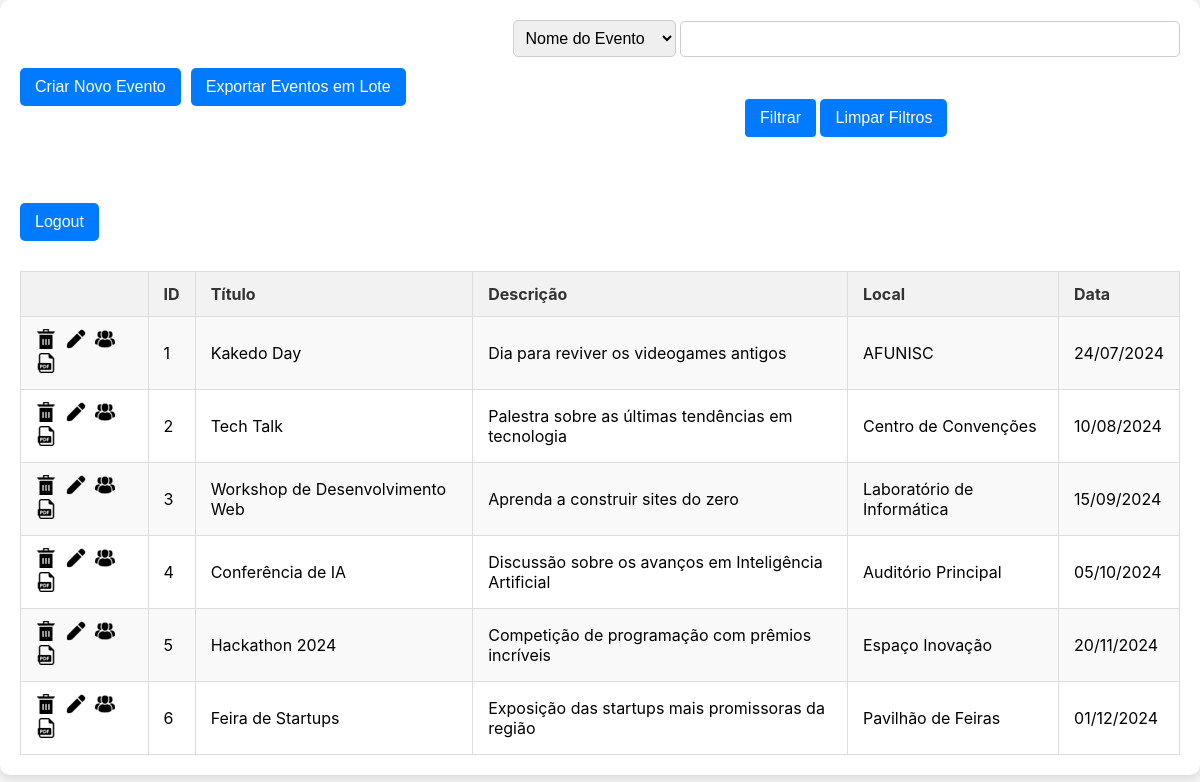
/eventosWeb/Eventos (signed in), run on the app's committed database.
### tables this page shows
CREATE TABLE Eventos (
	id INT AUTO_INCREMENT PRIMARY KEY,
	titulo VARCHAR(255) NOT NULL,
	descricao TEXT,
	localEvento VARCHAR(255),
	dataEvento DATE NOT NULL,
	registroCriado TIMESTAMP DEFAULT CURRENT_TIMESTAMP
);

### src/controllers/BasicController.php (called while the page is built, shortened)
<?php
class BasicController{
    public static function eventos(){
        require __DIR__.'/../views/Eventos.php';
    }
}

### src/controllers/EventoController.php (called while the page is built, shortened)
<?php
class EventoController
{
    public static function listarEventos(): array
    {
        require 'src/models/EventoModel.php';
        $model = new EventoModel();
        $buscarEventos = $model->buscarEventos();
        return $buscarEventos;
    }
}

### src/models/EventoModel.php (called while the page is built, shortened)
<?php
Class EventoModel{
    public function buscarEventos() : array {
        require_once "src/DAO/EventoDAO.php";
        $dao = new EventoDao();
        return $dao->buscarEventos();
    }
}

### src/DAO/EventoDAO.php (called while the page is built, shortened)
<?php
class EventoDao{
    private $conexao;
    public function __construct() {
        try{
            $pdo = new PDO("mysql:host=localhost;dbname=eventos;port=3306", "root", "");
            $pdo->setAttribute(PDO::ATTR_ERRMODE, PDO::ERRMODE_EXCEPTION);
            $this->conexao = $pdo;
        }catch(PDOException $e){
            echo 'Conexao falhou: '.$e->getMessage();
        }
    }
    public function buscarEventos(): array{
        $query = "SELECT * FROM eventos";
        $stmt = $this->conexao->prepare($query);
        $stmt->execute();
        return $stmt->fetchALL(PDO::FETCH_ASSOC);
    }
}

### src/views/Eventos.php (the view, shortened to what this page needs)
<?php
$filtro = $tipoFiltro = '';
if (!isset($_SESSION["usuario"])) {
    header('location: /eventosWeb/Login');
} else {
    if ($_SERVER['REQUEST_METHOD'] == 'POST') {
        require_once "src/controllers/EventoController.php";
        $eventoController = new EventoController();
        if (isset($_POST['tipoRequisicao'])) {
            $tipoRequisicao = $_POST['tipoRequisicao'];
            if ($tipoRequisicao === 'excluir') {
                $idEvento = $_POST['idEvento'];
                $delete = $eventoController->deletarEvento($idEvento);
            }
        }
        $tipoFiltro = $_POST['tipoFiltro'];
        $filtro = $_POST['filtro'];
        if ($tipoFiltro == '1') {
            $eventos = $eventoController->listarEventosPorNomeEvento($filtro);
            $_SESSION['eventos'] = $eventos;
        } else {
            $eventos = $eventoController->listarEventosPorNomeUsuario($filtro);
            $_SESSION['eventos'] = $eventos;
        }
    } else {
        require_once "src/controllers/EventoController.php";
        $eventoController = new EventoController();
        $eventos = $eventoController->listarEventos();
    }
    ?>
    <!DOCTYPE html>
    <html lang="en">
    <head>
        <link rel="stylesheet" href="src/css/style.css">
    </head>
    <body>
        <div class="flex-wrapper">
            <div id="container">
                <div id="menuAcoes">
                    <div id="menuFuncionalidades">
                        <a href="criarEvento"><button class="btn">Criar Novo Evento</button></a>
                        <a href="exportXML"><button class="btn">Exportar Eventos em Lote</button></a>
                    </div>
                    <div id="divForm">
                        <form action="" method="POST" class="formFiltro">
                            <div id="divInputs">
                                <select name="tipoFiltro" id="comboTipoFiltro">
                                    <option value=1>Nome do Evento</option>
                                </select>
                                <input type="text" name="filtro" value="<?php echo $filtro ?>" required>
                            </div>
                            <div id="divBtnForm">
                                <input type="submit" value="Filtrar" class="btn" style="padding: 10px 15px">
                                <a href="Eventos"><button type='button' class="btn">Limpar Filtros</button></a>
                            </div>
                        </form>
                    </div>
                    <a href="logout"><button class="btn">Logout</button></a>
                </div>
                <div id="eventosContainer">
                    <table id="tabelaEventos">
                        <tr>
                            <th></th>
                            <th>ID</th>
                            <th>Título</th>
                            <th>Descrição</th>
                            <th>Local</th>
                            <th>Data</th>
                        </tr>
                        <?php
                        for ($i = 0; $i < count($eventos); $i++) {
                            echo '<tr>';
                            echo '<td>' . '<img src="src/assets/excluir.png" onclick="excluirEvento(this)" title="Excluir Evento" class="icon"/>
                                       <img src="src/assets/editar.png" onclick="editarEvento(this)" title="Editar Evento" class="icon"/>
                                       <img src="src/assets/participantes.png" onclick="participantesEvento(this)" title="Participantes do Evento" class="icon"/>
                                       <img src="src/assets/exportarPDF.png" onclick="exportarParticipantesPDF(this)" title="Exportar PDF do Evento" class="icon"/>'
                                . '</td>';
                            echo '<td class="colunaId">' . $eventos[$i]['id'] . '</td>';
                            echo '<td>' . $eventos[$i]['titulo'] . '</td>';
                            echo '<td>' . $eventos[$i]['descricao'] . '</td>';
                            echo '<td>' . $eventos[$i]['localEvento'] . '</td>';
                            if ($eventos[$i]['dataEvento'] == '0000-00-00') {
                                $dataEvento = "";
                            } else {
                                $dataEvento = DateTime::createFromFormat('Y-m-d', $eventos[$i]['dataEvento'])->format('d/m/Y');
                            }
                            echo '<td>' . $dataEvento . '</td>';
                            echo '</tr>';
                        }
                        ?>
                    </table>
                </div>
            </div>
        </div>
    </body>
    </html>
    <?php
}
?>

### index.php (shortened to what this page needs)
<?php
require 'src/controllers/BasicController.php';
require 'src/controllers/EventoController.php';
$requisicao = $_SERVER['REQUEST_URI'];
switch ($requisicao) {
    case '/eventosWeb/Eventos':
        BasicController::eventos();
        break;
}

### src/css/style.css (style rules this page uses)
* { margin: 0; padding: 0; box-sizing: border-box; }
body { font-family: 'Inter', sans-serif; background-color: #f4f4f4; margin: 0; }
.flex-wrapper { display: flex; justify-content: center; align-items: center; }
form { display: flex; flex-direction: column; }
input[type="text"], input[type="email"], input[type="date"], input[type="password"] { padding: 0.75rem; margin-bottom: 1rem; border: 1px solid #ccc; border-radius: 4px; font-size: 1rem; transition: border-color 0.3s ease; }
input[type="submit"] { background-color: #007bff; color: #fff; border: none; padding: 0.75rem; font-size: 1rem; cursor: pointer; border-radius: 4px; transition: background-color 0.3s ease; }
a { display: inline-block; margin-top: 1rem; font-size: 0.9rem; color: #007bff; text-decoration: none; }
#container { width: 100%; max-width: 1400px; background-color: #fff; padding: 20px; border-radius: 10px; box-shadow: 0 4px 8px rgba(0, 0, 0, 0.1); }
#menuAcoes { margin-bottom: 20px; display: flex; flex-wrap: wrap; justify-content: space-between; align-items: center; gap: 50px; }
#menuAcoes form { display: flex; align-items: center; justify-content: center; flex-direction: column; gap: 10px; }
#menuAcoes select, #menuAcoes input[type="text"] { padding: 8px; font-size: 1rem; border: 1px solid #ccc; border-radius: 5px; }
#menuAcoes input[type="text"] { width: 500px; }
.btn { padding: 10px 15px; font-size: 1rem; border: none; background-color: #007bff; color: white; border-radius: 5px; cursor: pointer; transition: background-color 0.3s ease; }
#eventosContainer { margin-top: 20px; overflow-x: auto; }
#tabelaEventos { width: 100%; border-collapse: collapse; margin-top: 10px; }
#tabelaEventos th, #tabelaEventos td { padding: 12px 15px; text-align: left; border: 1px solid #ddd; }
#tabelaEventos th { background-color: #f2f2f2; color: #333; }
#tabelaEventos tr:nth-child(even) { background-color: #f9f9f9; }
.icon { width: 20px; height: 20px; cursor: pointer; margin-right: 5px; }
.colunaId { text-align: center; }
#tabelaEventos { width: 100%; border-collapse: collapse; }
#menuFuncionalidades { display: flex; justify-content: center; gap: 10px; }
#divBtnForm { padding-top: -50px; }
#divForm { display: flex; flex-direction: column; }

### data on the page
eventos: id "1", titulo "Kakedo Day", descricao "Dia para reviver os videogames antigos", localEvento "AFUNISC", dataEvento "24/07/2024"
eventos: id "2", titulo "Tech Talk", descricao "Palestra sobre as últimas tendências em tecnologia", localEvento "Centro de Convenções", dataEvento "10/08/2024"
eventos: id "3", titulo "Workshop de Desenvolvimento Web", descricao "Aprenda a construir sites do zero", localEvento "Laboratório de Informática", dataEvento "15/09/2024"
eventos: id "4", titulo "Conferência de IA", descricao "Discussão sobre os avanços em Inteligência Artificial", localEvento "Auditório Principal", dataEvento "05/10/2024"
eventos: id "5", titulo "Hackathon 2024", descricao "Competição de programação com prêmios incríveis", localEvento "Espaço Inovação", dataEvento "20/11/2024"
eventos: id "6", titulo "Feira de Startups", descricao "Exposição das startups mais promissoras da região", localEvento "Pavilhão de Feiras", dataEvento "01/12/2024"
